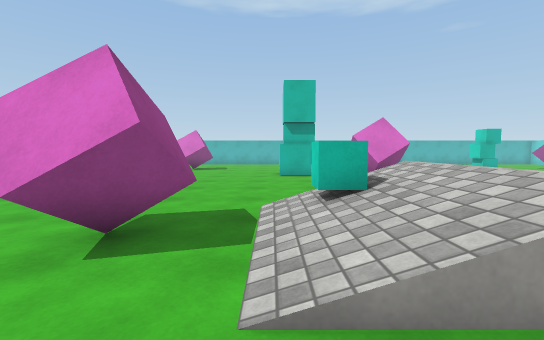
View 1 (above)

24 first-person views from a walk through a 3-D level made in the Unity game engine. The camera is 1.2 m above the floor, tilts 4° down and sees 90° across. The floor is counted in squares, 1 m on a side. Each view is taken from the middle of a square. On the plan, view 1 faces up. The plan holds only what a view shows up to about 13 squares ahead; the rest is blank. The player is left out. Surface patterns are stand-ins for the level's own textures.

View 2
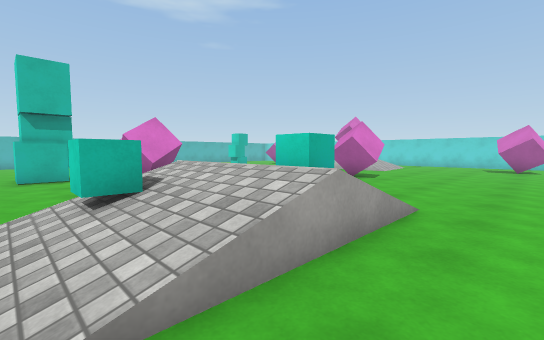

View 3
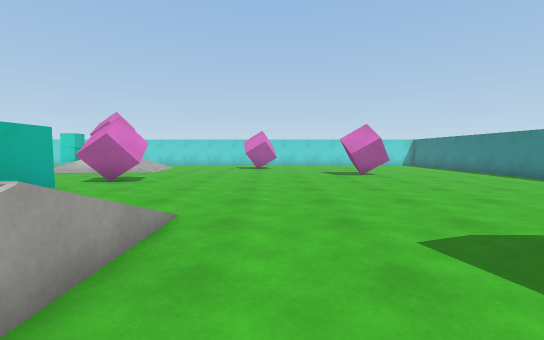

View 4
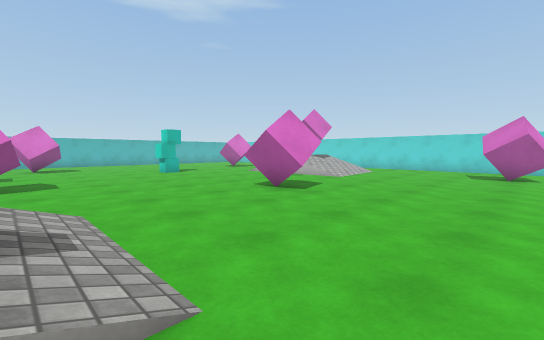

View 5
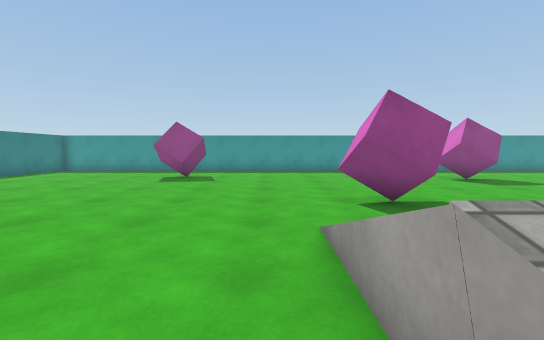

View 6
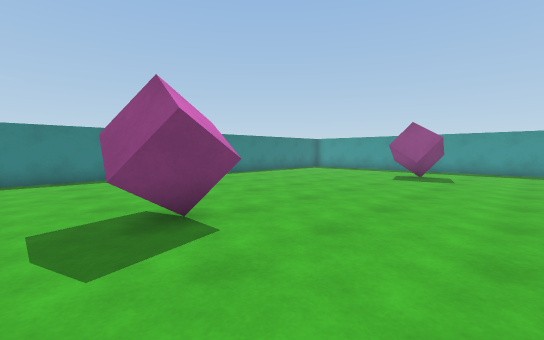

View 7
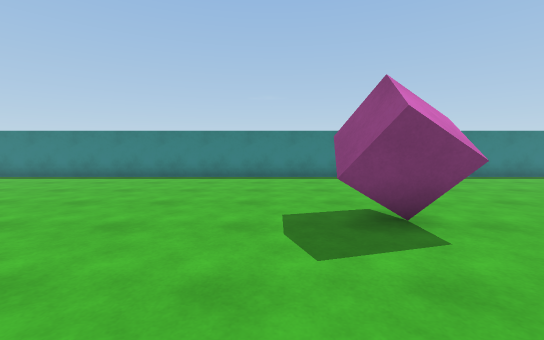

View 8
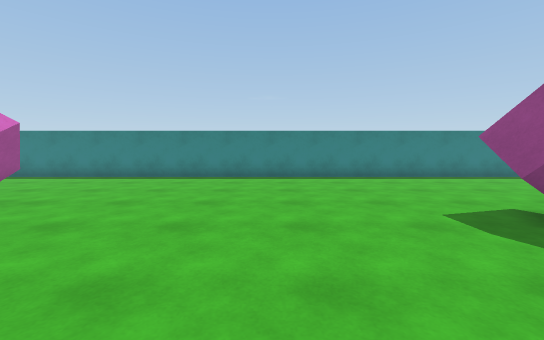

View 9
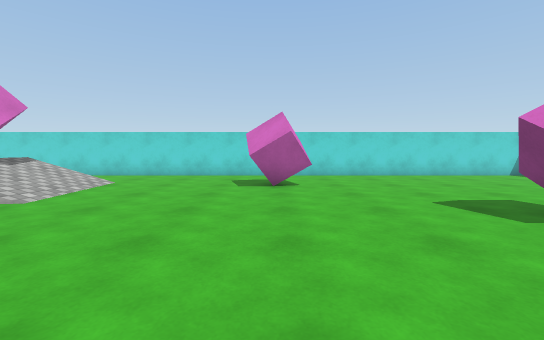

View 10
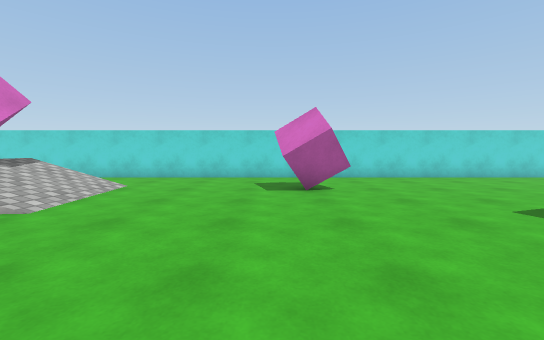

View 11
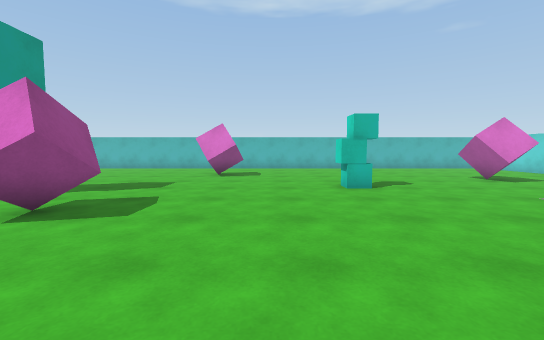

View 12
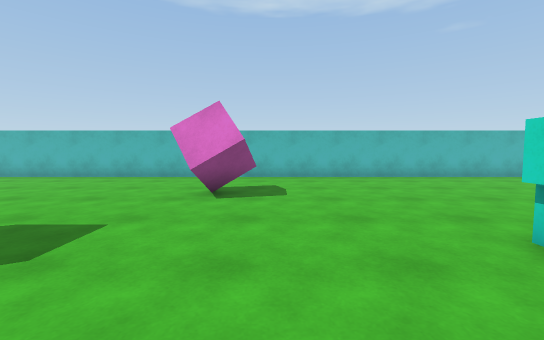

View 13
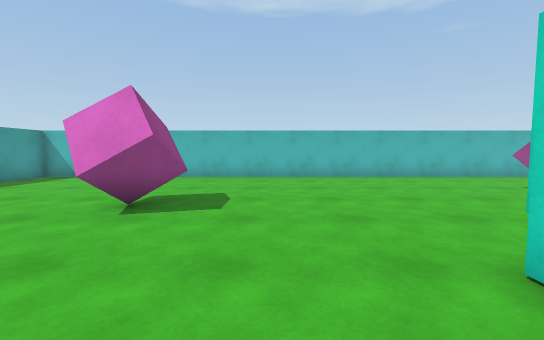

View 14
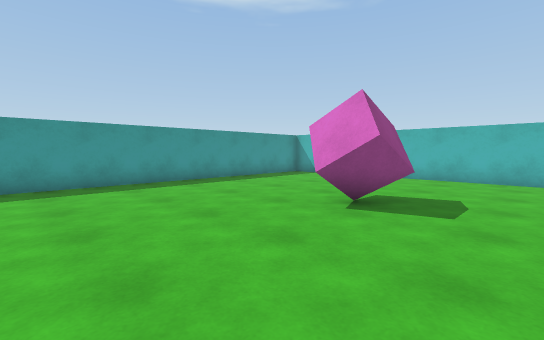

View 15
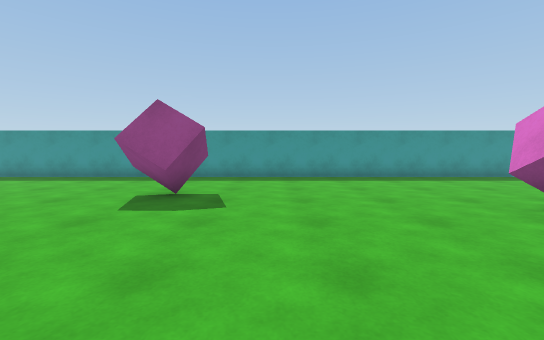

View 16
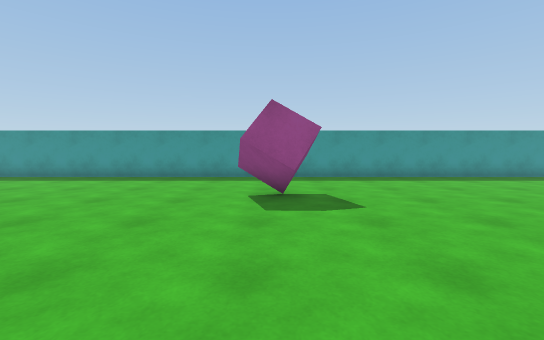

View 17
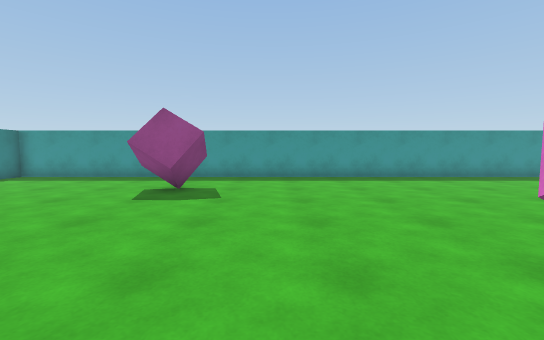

View 18
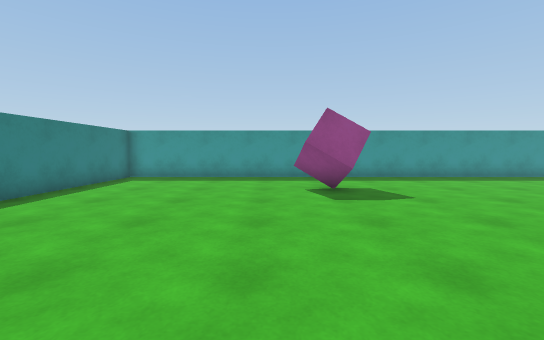

View 19
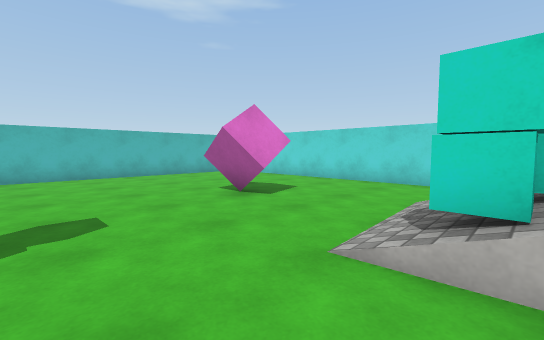

View 20
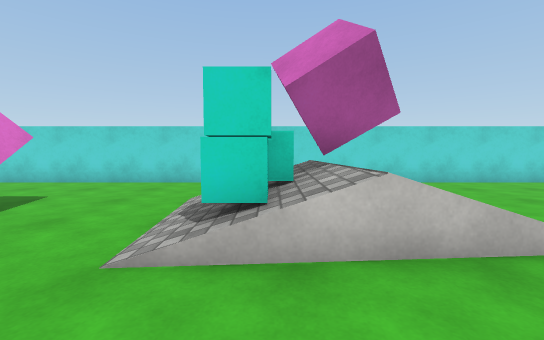

View 21
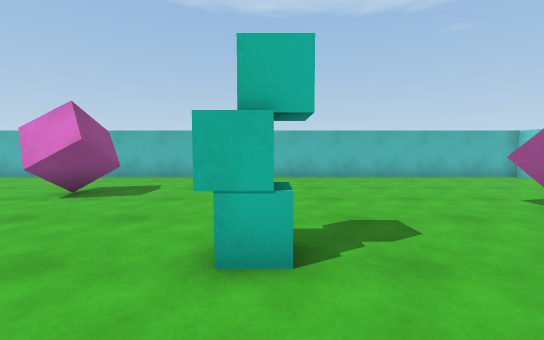

View 22
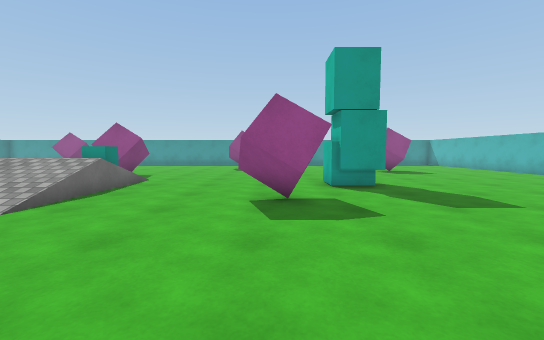

View 23
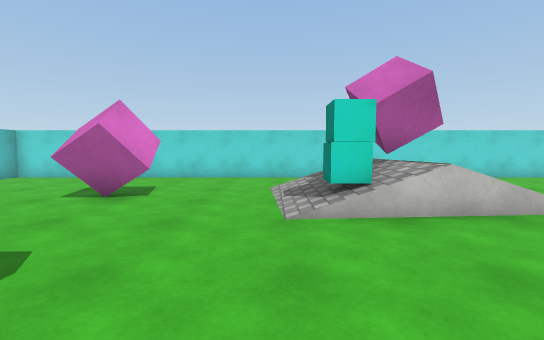

View 24
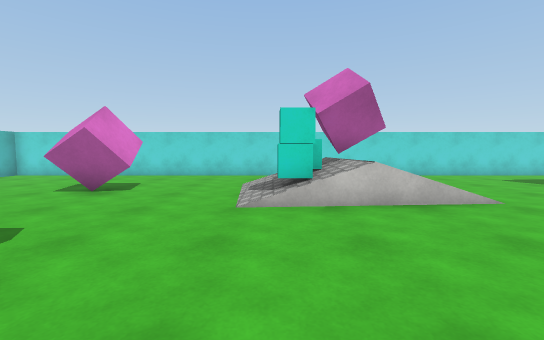

### Floor plan
Key: @ floor where view 1 was taken; # wall or solid block; . main floor; : floor 1 m higher than the main floor; / step, stairs or slope; = window, fence, low wall or low ledge; C cube; P pink cube; B block.
Columns run from 13 left of view 1 to 23 right of it. Each row starts with its distance up from view 1.
 25 ###    ##############################
 24 #..    .............................#
 23 #...   .............................#
 22 #....  .............................#
 21 #..... .............................#
 20 #..................PP...............#
 19 #.......P..........PP...............#
 18 #......PPP.....................PP...#
 17 #.......P.....................PPP...#
 16 #........................C.....P....#
 15 #.............BB........CC..........#
 14 #.............CC....................#
 13 #.............CC....................#
 12 #................PP........../C/// .#
 11 #................PP..........CCC    #
 10 #....PP......................=//:=  #
  9 #....PP......................= //= .#
  8 #.....P....................../////..#
  7 #.......................PP...////...#
  6 #............//===/.....PP..........#
  5 #............/C/://.....PP..........#
  4 #.........PP.///:C/.................#
  3 #.........PP.///:C/.................#
  2 #............//=://.............P...#
  1 #...............................PP..#
  0 #............@..................PP..#
 -1 #...................................#
 -2 #...P...............................#
 -3 #...PP.........PP...................#
 -4 #...PP.........PPP.........PP.......#
 -5 #...............P..........PP.......#
 -6 #...................................#
 -7 #...................................#
 -8 #...................................#
 -9 #...................................#
-10 #...................................#
-11 #.................................
-12 ##################################

Positions as (right, up) in squares from view 1, and headings:
1: (0, 0), facing up
2: (0, 0), facing up-right
3: (1, 0), facing right
4: (5, 0), facing up-right
5: (4, 1), facing left
6: (5, 1), facing down-left
7: (5, 1), facing down
8: (8, 1), facing down
9: (10, 1), facing right
10: (11, 2), facing right
11: (9, 6), facing up
12: (8, 12), facing up
13: (-2, 12), facing up
14: (-2, 12), facing up-left
15: (0, 12), facing left
16: (0, 9), facing left
17: (0, 0), facing left
18: (0, -5), facing left
19: (13, 11), facing up-right
20: (13, 11), facing right
21: (12, 12), facing up
22: (11, 11), facing left
23: (11, 13), facing right
24: (10, 12), facing right
